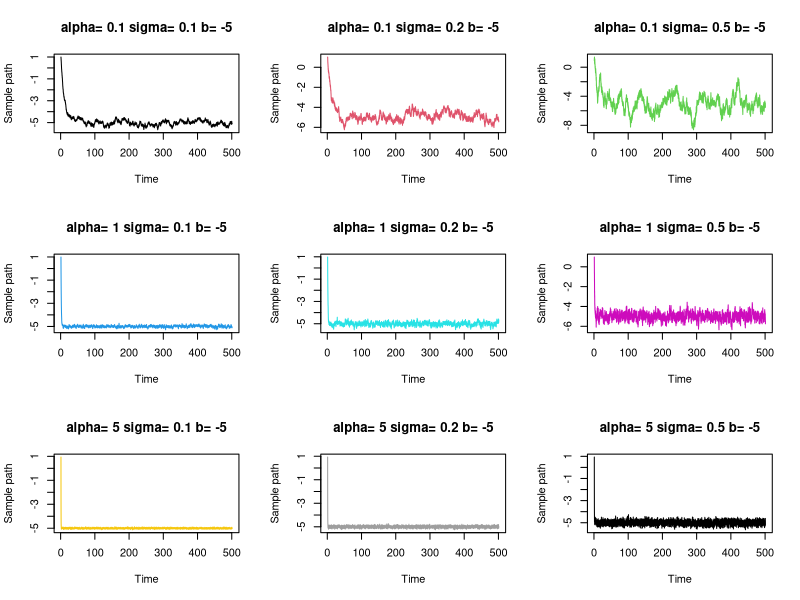
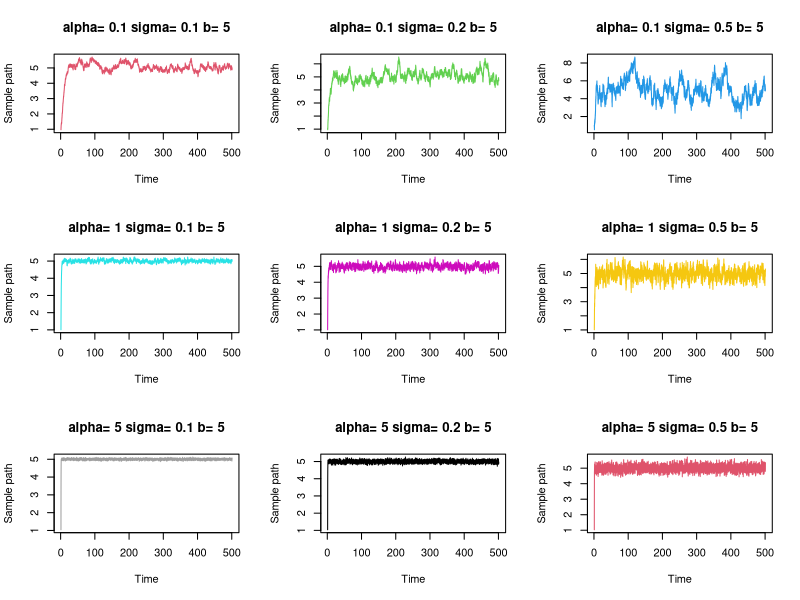
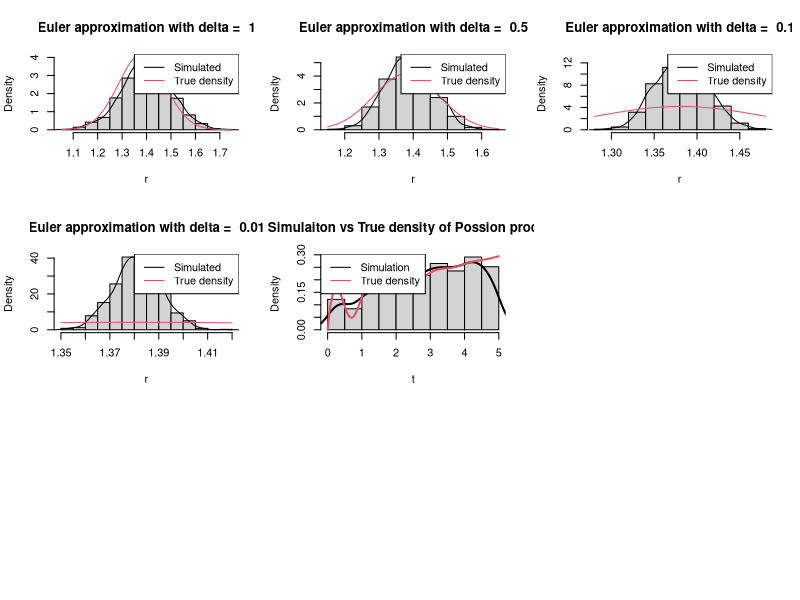

Write the R code that produced these figures, in order.
## ---- chunk 1
knitr::opts_chunk$set(echo = TRUE)
knitr::opts_chunk$set(dpi=300,fig.width=7)
knitr::opts_chunk$set(dev = "png", dev.args = list(type = "cairo-png"))
## ---- chunk 2
orstein <- function(alpha, sigma, b, r0 = 1, tmax = 500, delta = 1/500) {   
  n <- tmax / delta
  r <- numeric(n)
  r[1] <- r0
  for(i in 1:n) {   
    r[i+1] <- exp(-alpha * delta) * r[i] + 
              b * (1 - exp(-alpha * delta)) + 
              sigma / sqrt(2 * alpha) * 
              sqrt((1 - exp(-2 * alpha * delta))) * rnorm(1)
  }
  return(r[-1])
}

alpha <- c(0.1, 1, 5)
sigma <- c(0.1, 0.2, 0.5)
b <- c(-5, 5)

# plot for each combination of parameters
par(mfrow=c(3,3))
l <- 1
for (i in 1:2) {
  for (j in 1:3) {
    for (k in 1:3) {
      title <- paste('alpha=', alpha[j],
                     'sigma=', sigma[k],
                     'b=', b[i])
      plot(ts(orstein(alpha[j], sigma[k], b[i]), frequency=500),type='l', 
            ylab='Sample path', main = title, col = l)
      l <- l + 1
    }    
  }  
}

## ---- chunk 3
euler <- function(alpha = 0.1, sigma = 0.1, b = 5, r0, tmax = 1, delta) { 
  size <- 1000
  n <- tmax/delta
  r <- matrix(0, size, n + 1)
  r[, 1] <- r0
  for (i in 1:size) {   
      for (j in 1:n) {  
        mean <- r[i, j] + alpha * (b - r[i, j]) * delta
        sd <- sigma * delta
        r[i, j + 1] <- rnorm(1, mean = mean, sd = sd)  
      }
  }
  return(r[, dim(r)[2]])
}


r0 <- 1
delta <- c(1, 0.5, 0.1, 0.01)
alpha <- 0.1
sigma <- 0.1
b <- 5
mu <- exp(-alpha * delta[1]) * r0 + b * (1 - exp(-alpha * delta[1]))
sd <- sigma * sqrt((1 - exp(-2 * alpha * delta[1])) / (2 * alpha))


for(i in 1:length(delta)){
  simulate <- euler(r0 = r0, delta = delta[i])
  title <- paste("Euler approximation with delta = ", delta[i])
  hist(simulate, freq = F,
       xlab = 'r', main = title)
  lines(density(simulate), col = 1, lwd = 1)
  curve(dnorm(x, mean=mu, sd=sd), col = 2, add = T)
  legend('topright', legend = c("Simulated","True density"),
          lwd = c(1, 1), col = c(1,2))
}




## ---- chunk 4
rnhpp <- function(intensity, lammax, tmax) {
  n <- rpois(1, lammax)
  tt <- runif(n, 0, tmax)
  u <- runif(n)
  accept <- u < intensity(tt) / lammax
  sort(tt[accept])
}

lamfun <- function(x) sqrt(x) + exp(-x) * sin(2 * pi * x)

rnhpp(lamfun, 7.6, 5)
## ---- chunk 5
lammax <- 7.6 
tmax <- 5

lamdens <- function(x) lamfun(x) / lammax
simu <-unlist(replicate(1000, rnhpp(lamfun, lammax, tmax)))

hist(simu, freq = F, xlab = "t",
     main = "Simulaiton vs True density of Possion process")
lines(density(simu), col = 1, lwd = 2)
curve(lamdens, 0, 5, add = T, col = 2, lwd = 2)
legend('topleft', legend = c("Simulation","True density"),
       lty = c(1,1), lwd = c(1,1), col=c(1,2),
       cex = 1)

